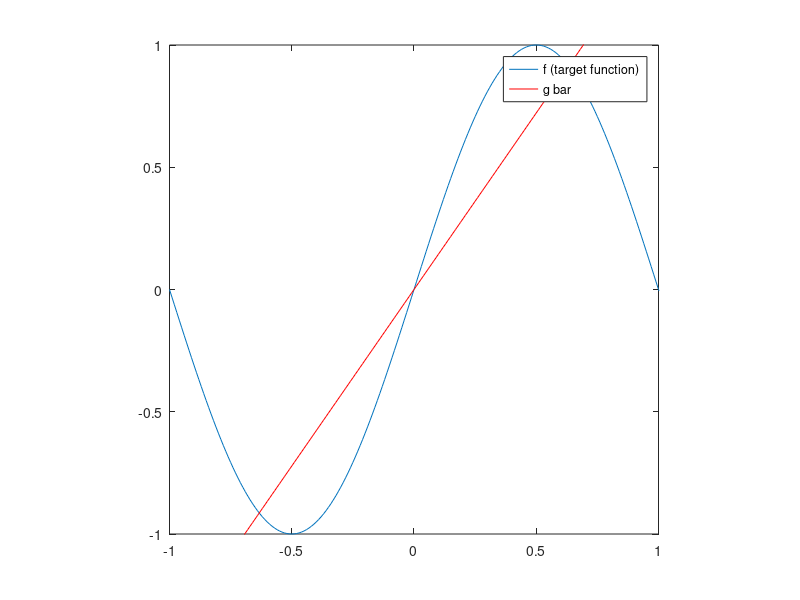

Recreate this plot in MATLAB.
%% plot the function f(x) = sin(pi * x) using 10000 examples
num_examples = 10000;
x = zeros(num_examples, 1);

% construct the x vector
i = 1; j = -1.0;
while i < num_examples + 1
    x(i) = j;
    i = i + 1; j = j + .01;
end
f = sin(pi * x);        % compute the y value for every x
% plot the function f(x) = sin(pi * x)
plot(x, f); axis([-1 1 -1 1]); axis square;
hold on;

%% use linear regression to find min SSE hypothesis on two random points
a = -1; b = 1; N = 2; num_iters = 1000;
g = zeros(num_iters, 1);
X_TRAIN = [];
F_TRAIN = [];

for i = 1:num_iters
    % pick two random training points
    x_train = a + (b - a) .* rand(N, 1);
    % compute corresponding y axis value according to the target function
    % f(x) = sin(pi * x)
    f_train = sin(pi * x_train);
    % use normal equation to get the min SSE hypothesis (g)
    g(i) = pinv(x_train' * x_train) * x_train' * f_train;

    %== Use the following to calcualte the bias and variance ==%
    % combine all x_train points in 1 vector
    X_TRAIN = [X_TRAIN x_train'];
    % combine all f_train points in 1 vector
    F_TRAIN = [F_TRAIN f_train'];
end

%% Question 4
g_bar = mean(g); 
fprintf('g_bar: %f\n', g_bar);
plot(x, g_bar * x, 'r-');
legend('f (target function)', 'g bar', 'location', 'best');

%% Question 5 
% bias = (g_bar(x) - f(x)).^2
bias_5 = mean((g_bar * X_TRAIN - F_TRAIN).^2);
fprintf('bias: %f\n', bias_5);

%% Question 6
% variance = g_each_data_set(x) - g_bar(x)).^2
vars = zeros(length(g), 1);
for i = 1:length(g)
    vars(i) = mean((g(i) * X_TRAIN - g_bar * X_TRAIN).^2);
end
variance_6 = mean(vars);
fprintf('variance: %f\n', variance_6);

%% Question 7
%% Option b
E_out_b = bias_5 + variance_6;

%% Option a
%% use the average of the two x_train points to find min SSE hypothesis 
% on two random points
a = -1; b = 1; N = 2; num_iters = 1000;
g = zeros(num_iters, 1);
X_TRAIN = [];
F_TRAIN = [];

for i = 1:num_iters
    % pick two random training points
    x_train = a + (b - a) .* rand(N, 1);
    % compute corresponding y axis value according to the target function
    % f(x) = sin(pi * x)
    f_train = sin(pi * x_train);
    % use the average to get the min SSE hypothesis (g)
    g(i) = (x_train(1) + x_train(2))/ 2;

    %== Use the following to calcualte the bias and variance ==%
    % combine all x_train points in 1 vector
    X_TRAIN = [X_TRAIN x_train'];
    % combine all f_train points in 1 vector
    F_TRAIN = [F_TRAIN f_train'];
end

g_bar = mean(g);
% bias = (g_bar(x) - f(x)).^2
bias = mean((g_bar * X_TRAIN - F_TRAIN).^2);

% variance = g_each_data_set(x) - g_bar(x)).^2
vars = zeros(length(g), 1);
for i = 1:length(g)
    vars(i) = mean((g(i) * X_TRAIN - g_bar * X_TRAIN).^2);
end
variance = mean(vars);
E_out_a = bias + variance;
fprintf('Option(a)\th(x) = b\t%f\n', E_out_a);
fprintf('Option(b)\th(x) = ax\t%f\n', E_out_b);

%% Option c
%% use linear regression to find min SSE hypothesis on two random points
a = -1; b = 1; N = 2; num_iters = 1000;
g = zeros(num_iters, 2);    % now two weights incl. the intercept term
X_TRAIN = [];
F_TRAIN = [];

for i = 1:num_iters
    % pick two random training points
    x_train = a + (b - a) .* rand(N, 1);
    % compute corresponding y axis value according to the target function
    % f(x) = sin(pi * x)
    f_train = sin(pi * x_train);

    % first add intercept term to x_train
    x_train = [ones(size(x_train, 1), 1) x_train];

    % use normal equation to get the min SSE hypothesis (g)
    g(i, :) = (pinv(x_train' * x_train) * x_train' * f_train)';

    %== Use the following to calcualte the bias and variance ==%
    % combine all x_train points in 1 vector
    X_TRAIN = [X_TRAIN x_train'];
    % combine all f_train points in 1 vector
    F_TRAIN = [F_TRAIN f_train'];
end

g_bar = mean(g);
% bias = (g_bar(x) - f(x)).^2
bias = mean((g_bar * X_TRAIN - F_TRAIN).^2);

% variance = g_each_data_set(x) - g_bar(x)).^2
vars = zeros(length(g), 1);
for i = 1:length(g)
    vars(i) = mean((g(i, :) * X_TRAIN - g_bar * X_TRAIN).^2);
end
variance = mean(vars);
E_out_c = bias + variance;
fprintf('Option(c)\th(x) = ax + b\t%f\n', E_out_c);

%% option d
%% use linear regression to find min SSE hypothesis on two random points
a = -1; b = 1; N = 2; num_iters = 1000;
g = zeros(num_iters, 1);
X_TRAIN = [];
F_TRAIN = [];

for i = 1:num_iters
    % pick two random training points
    x_train = a + (b - a) .* rand(N, 1);
    % compute corresponding y axis value according to the target function
    % f(x) = sin(pi * x)
    f_train = sin(pi * x_train);
    x_train = x_train.^2;
    % use normal equation to get the min SSE hypothesis (g)
    g(i) = pinv(x_train' * x_train) * x_train' * f_train;

    %== Use the following to calcualte the bias and variance ==%
    % combine all x_train points in 1 vector
    X_TRAIN = [X_TRAIN x_train'];
    % combine all f_train points in 1 vector
    F_TRAIN = [F_TRAIN f_train'];
end

g_bar = mean(g);
% bias = (g_bar(x) - f(x)).^2
bias = mean((g_bar * X_TRAIN - F_TRAIN).^2);

% variance = g_each_data_set(x) - g_bar(x)).^2
vars = zeros(length(g), 1);
for i = 1:length(g)
    vars(i) = mean((g(i) * X_TRAIN - g_bar * X_TRAIN).^2);
end
variance = mean(vars);
E_out_d = bias + variance;
fprintf('Option(d)\th(x) = ax^2\t%f\n', E_out_d);

%% option e
%% use linear regression to find min SSE hypothesis on two random points
a = -1; b = 1; N = 2; num_iters = 1000;
g = zeros(num_iters, 2);    % now two weights incl. the intercept term
X_TRAIN = [];
F_TRAIN = [];

for i = 1:num_iters
    % pick two random training points
    x_train = a + (b - a) .* rand(N, 1);
    % compute corresponding y axis value according to the target function
    % f(x) = sin(pi * x)
    f_train = sin(pi * x_train);

    % first add intercept term to x_train
    x_train = [ones(size(x_train, 1), 1) x_train];
    x_train = x_train.^2;
    % use normal equation to get the min SSE hypothesis (g)
    g(i, :) = pinv(x_train' * x_train) * x_train' * f_train;

    %== Use the following to calcualte the bias and variance ==%
    % combine all x_train points in 1 vector
    X_TRAIN = [X_TRAIN x_train'];
    % combine all f_train points in 1 vector
    F_TRAIN = [F_TRAIN f_train'];
end

g_bar = mean(g);
% bias = (g_bar(x) - f(x)).^2
bias = mean((g_bar * X_TRAIN - F_TRAIN).^2);

% variance = g_each_data_set(x) - g_bar(x)).^2
vars = zeros(length(g), 1);
for i = 1:length(g)
    vars(i) = mean((g(i, :) * X_TRAIN - g_bar * X_TRAIN).^2);
end
variance = mean(vars);
E_out_e = bias + variance;
fprintf('Option(e)\th(x) = ax^2 + b\t%f\n', E_out_e);

%%